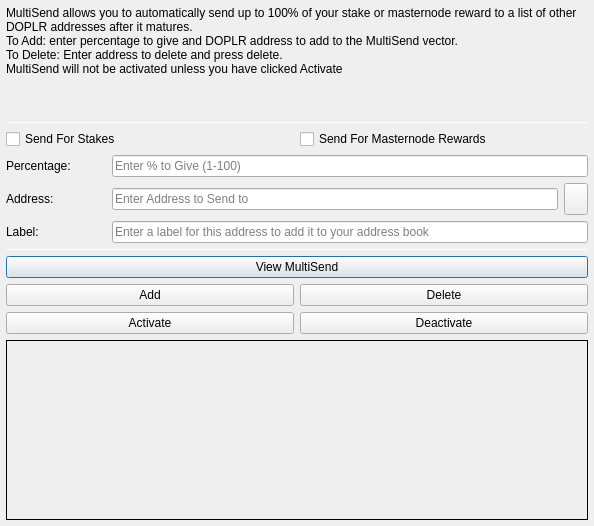
<?xml version="1.0" encoding="UTF-8"?>
<ui version="4.0">
 <class>MultiSendDialog</class>
 <widget class="QDialog" name="MultiSendDialog">
  <property name="windowModality">
   <enum>Qt::NonModal</enum>
  </property>
  <property name="geometry">
   <rect>
    <x>0</x>
    <y>0</y>
    <width>594</width>
    <height>526</height>
   </rect>
  </property>
  <property name="windowTitle">
   <string>MultiSend</string>
  </property>
  <layout class="QVBoxLayout" name="verticalLayout" stretch="0">
   <property name="leftMargin">
    <number>6</number>
   </property>
   <property name="topMargin">
    <number>6</number>
   </property>
   <property name="rightMargin">
    <number>6</number>
   </property>
   <property name="bottomMargin">
    <number>6</number>
   </property>
   <item>
    <layout class="QVBoxLayout" name="verticalLayout_Main" stretch="1,1,1,0,1,1,1">
     <item>
      <widget class="QLabel" name="label_2">
       <property name="lineWidth">
        <number>1</number>
       </property>
       <property name="text">
        <string>MultiSend allows you to automatically send up to 100% of your stake or masternode reward to a list of other DOPLR addresses after it matures.
To Add: enter percentage to give and DOPLR address to add to the MultiSend vector.
To Delete: Enter address to delete and press delete.
MultiSend will not be activated unless you have clicked Activate</string>
       </property>
       <property name="alignment">
        <set>Qt::AlignLeading|Qt::AlignLeft|Qt::AlignTop</set>
       </property>
       <property name="wordWrap">
        <bool>true</bool>
       </property>
      </widget>
     </item>
     <item>
      <widget class="Line" name="line">
       <property name="minimumSize">
        <size>
         <width>0</width>
         <height>1</height>
        </size>
       </property>
       <property name="maximumSize">
        <size>
         <width>16777215</width>
         <height>1</height>
        </size>
       </property>
       <property name="orientation">
        <enum>Qt::Horizontal</enum>
       </property>
      </widget>
     </item>
     <item>
      <layout class="QVBoxLayout" name="verticalLayout_Settings">
       <item>
        <layout class="QHBoxLayout" name="horizontalLayout">
         <item>
          <widget class="QCheckBox" name="multiSendStakeCheckBox">
           <property name="text">
            <string>Send For Stakes</string>
           </property>
          </widget>
         </item>
         <item>
          <widget class="QCheckBox" name="multiSendMasternodeCheckBox">
           <property name="text">
            <string>Send For Masternode Rewards</string>
           </property>
          </widget>
         </item>
        </layout>
       </item>
       <item>
        <layout class="QHBoxLayout" name="horizontalLayout_6">
         <item>
          <widget class="QLabel" name="label">
           <property name="minimumSize">
            <size>
             <width>100</width>
             <height>0</height>
            </size>
           </property>
           <property name="toolTip">
            <string>Percentage of stake to send</string>
           </property>
           <property name="text">
            <string>Percentage:</string>
           </property>
          </widget>
         </item>
         <item>
          <widget class="QLineEdit" name="multiSendPercentEdit">
           <property name="toolTip">
            <string>Enter whole numbers 1 - 100</string>
           </property>
           <property name="placeholderText">
            <string>Enter % to Give (1-100)</string>
           </property>
          </widget>
         </item>
        </layout>
       </item>
       <item>
        <layout class="QHBoxLayout" name="horizontalLayout_7">
         <item>
          <widget class="QLabel" name="label_5">
           <property name="minimumSize">
            <size>
             <width>100</width>
             <height>0</height>
            </size>
           </property>
           <property name="toolTip">
            <string>Address to send portion of stake to</string>
           </property>
           <property name="text">
            <string>Address:</string>
           </property>
          </widget>
         </item>
         <item>
          <widget class="QLineEdit" name="multiSendAddressEdit">
           <property name="toolTip">
            <string/>
           </property>
           <property name="placeholderText">
            <string>Enter Address to Send to</string>
           </property>
          </widget>
         </item>
         <item>
          <widget class="QToolButton" name="addressBookButton">
           <property name="maximumSize">
            <size>
             <width>16777215</width>
             <height>32</height>
            </size>
           </property>
           <property name="toolTip">
            <string>Choose an address from the address book</string>
           </property>
           <property name="text">
            <string/>
           </property>
           <property name="icon">
            <iconset resource="../doplr.qrc">
             <normaloff>:/icons/address-book</normaloff>:/icons/address-book</iconset>
           </property>
           <property name="shortcut">
            <string>Alt+A</string>
           </property>
          </widget>
         </item>
        </layout>
       </item>
      </layout>
     </item>
     <item>
      <layout class="QHBoxLayout" name="horizontalLayout_3">
       <item>
        <widget class="QLabel" name="label_3">
         <property name="minimumSize">
          <size>
           <width>100</width>
           <height>0</height>
          </size>
         </property>
         <property name="text">
          <string>Label:</string>
         </property>
        </widget>
       </item>
       <item>
        <widget class="QLineEdit" name="labelAddressLabelEdit">
         <property name="placeholderText">
          <string>Enter a label for this address to add it to your address book</string>
         </property>
        </widget>
       </item>
      </layout>
     </item>
     <item>
      <widget class="Line" name="line_2">
       <property name="minimumSize">
        <size>
         <width>0</width>
         <height>1</height>
        </size>
       </property>
       <property name="maximumSize">
        <size>
         <width>16777215</width>
         <height>1</height>
        </size>
       </property>
       <property name="orientation">
        <enum>Qt::Horizontal</enum>
       </property>
      </widget>
     </item>
     <item>
      <layout class="QVBoxLayout" name="verticalLayout_Buttons">
       <item>
        <layout class="QHBoxLayout" name="horizontalLayout_4">
         <item>
          <widget class="QPushButton" name="viewButton">
           <property name="toolTip">
            <string/>
           </property>
           <property name="statusTip">
            <string>View MultiSend Vector</string>
           </property>
           <property name="text">
            <string>View MultiSend</string>
           </property>
          </widget>
         </item>
        </layout>
       </item>
       <item>
        <layout class="QHBoxLayout" name="horizontalLayout_2">
         <item>
          <widget class="QPushButton" name="addButton">
           <property name="toolTip">
            <string/>
           </property>
           <property name="statusTip">
            <string>Add to MultiSend Vector</string>
           </property>
           <property name="text">
            <string>Add</string>
           </property>
          </widget>
         </item>
         <item>
          <widget class="QPushButton" name="deleteButton">
           <property name="toolTip">
            <string/>
           </property>
           <property name="statusTip">
            <string>Delete Address From MultiSend Vector</string>
           </property>
           <property name="text">
            <string>Delete</string>
           </property>
          </widget>
         </item>
        </layout>
       </item>
       <item>
        <layout class="QHBoxLayout" name="horizontalLayout_5">
         <item>
          <widget class="QPushButton" name="activateButton">
           <property name="statusTip">
            <string>Activate MultiSend</string>
           </property>
           <property name="text">
            <string>Activate</string>
           </property>
          </widget>
         </item>
         <item>
          <widget class="QPushButton" name="disableButton">
           <property name="statusTip">
            <string>Deactivate MultiSend</string>
           </property>
           <property name="text">
            <string>Deactivate</string>
           </property>
          </widget>
         </item>
        </layout>
       </item>
      </layout>
     </item>
     <item>
      <widget class="QLabel" name="message">
       <property name="minimumSize">
        <size>
         <width>0</width>
         <height>180</height>
        </size>
       </property>
       <property name="frameShape">
        <enum>QFrame::Panel</enum>
       </property>
       <property name="frameShadow">
        <enum>QFrame::Plain</enum>
       </property>
       <property name="lineWidth">
        <number>1</number>
       </property>
       <property name="midLineWidth">
        <number>1</number>
       </property>
       <property name="text">
        <string/>
       </property>
       <property name="alignment">
        <set>Qt::AlignLeading|Qt::AlignLeft|Qt::AlignTop</set>
       </property>
       <property name="wordWrap">
        <bool>true</bool>
       </property>
      </widget>
     </item>
    </layout>
   </item>
  </layout>
 </widget>
 <resources>
  <include location="../doplr.qrc"/>
 </resources>
 <connections/>
</ui>
